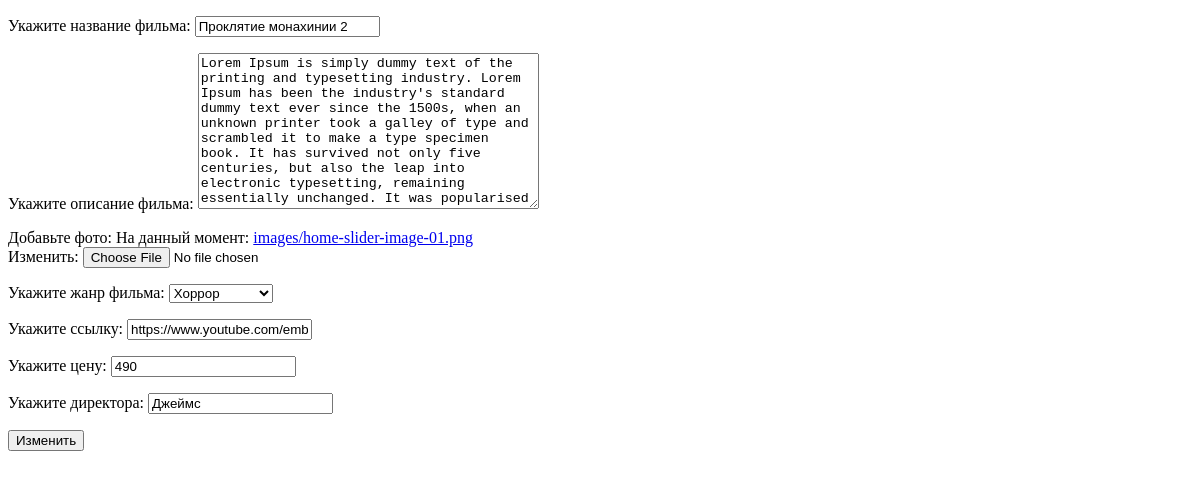
/film_detail/1/update/, run on an earlier commit of the app's database.
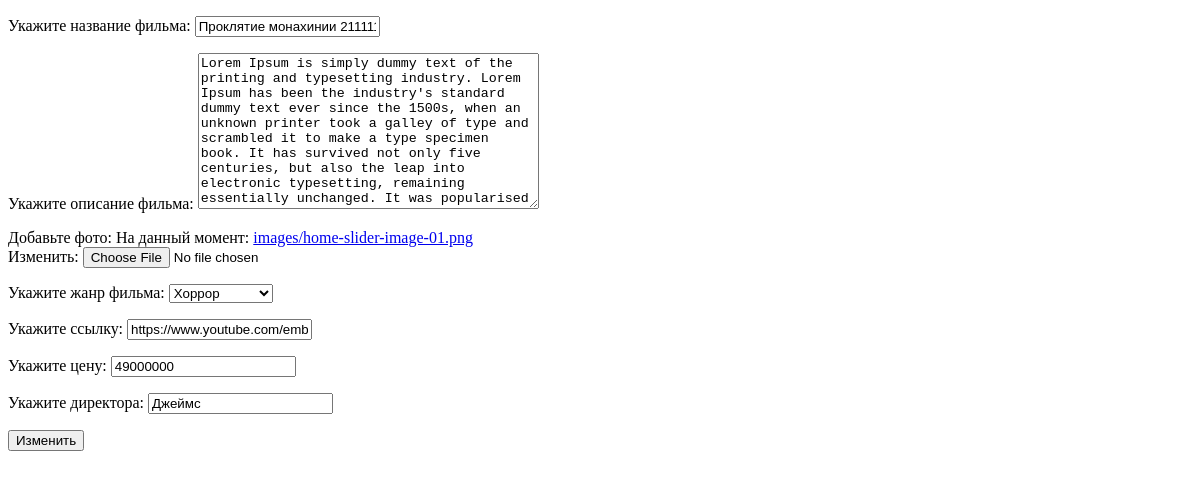
And on a later commit of the database.
### tv_show/models.py (models this page shows, shortened)
class Films(models.Model):
    GENRE = (
        ('Комедия', 'Комедия'),
        ('Хоррор', 'Хоррор'),
        ('Мелодрамма', 'Мелодрамма'),
        ('Аниме', 'Аниме')
    )
    title = models.CharField('Укажите название фильма', max_length=100)
    description = models.TextField('Укажите описание фильма', blank=True, null=True)
    image = models.ImageField('Добавьте фото', upload_to='images/')
    genre = models.CharField('Укажите жанр фильма', max_length=100, choices=GENRE)
    trailer = models.URLField('Укажите ссылку')
    cost = models.PositiveIntegerField('Укажите цену')
    director = models.CharField('Укажите директора', max_length=100, null=True)
    created_at = models.DateTimeField(auto_now_add=True)
    class Meta:
        verbose_name = 'Премьеру'
        verbose_name_plural = 'Премьеры'

### tv_show/views.py (the view)
# urls.py: path('film_detail/<int:id>/update/', views.update_tv_show_view, name='update_film'),
def update_tv_show_view(request, id):
    film_id = get_object_or_404(models.Films, id=id)
    if request.method == 'POST':
        form = forms.TvShowForm(instance=film_id, data=request.POST)
        if form.is_valid():
            form.save()
            return HttpResponse('Объект успешно обновлен')
    else:
        form = forms.TvShowForm(instance=film_id)
        context = {
            'form': form,
            'object': film_id
        }
    return render(request, 'films/crud/update_films.html', context)

### tv_show/forms.py
class TvShowForm(forms.ModelForm):
    class Meta:
        model = models.Films
        fields = '__all__'

### templates/films/crud/update_films.html (shortened to what this page needs)
<!DOCTYPE html>
<html lang="en">
<head>
</head>
<body>
<form method="POST" enctype="multipart/form-data">
  {{form.as_p}}
  <button type="submit">Изменить</button>
</form>
</body>
</html>

What changed in the data, as far as the page shows it:
changed Films "Хоррор": title "Проклятие монахинии 2" → "Проклятие монахинии 211111"; cost "490" → "49000000"
